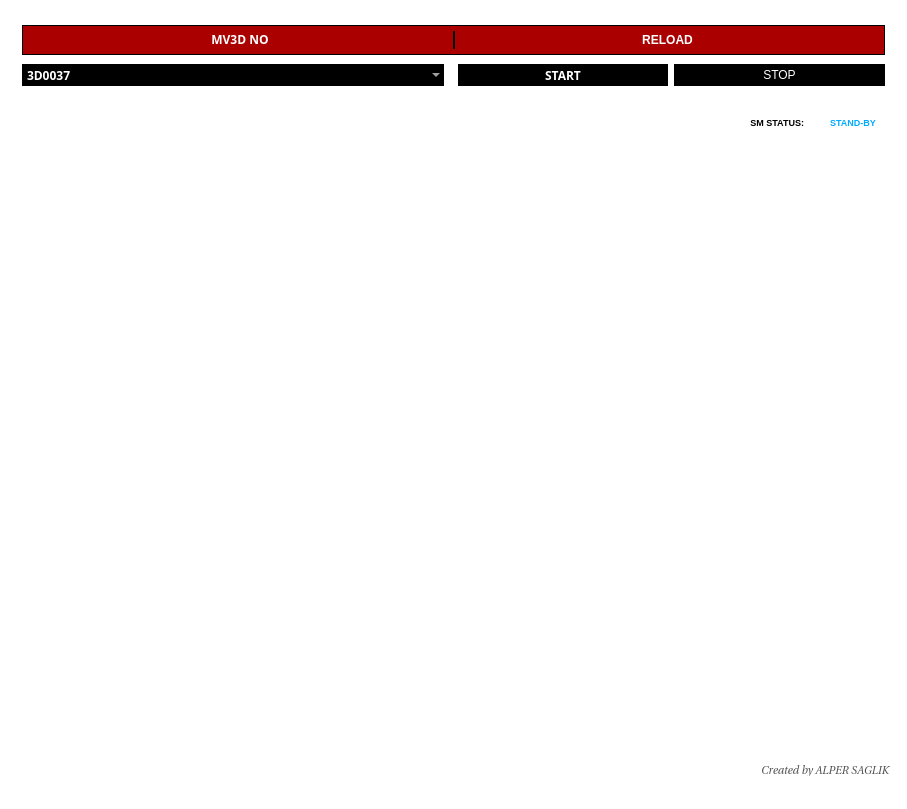
<?xml version="1.0" encoding="UTF-8"?>
<ui version="4.0">
 <class>MainWindow</class>
 <widget class="QMainWindow" name="MainWindow">
  <property name="geometry">
   <rect>
    <x>0</x>
    <y>0</y>
    <width>907</width>
    <height>809</height>
   </rect>
  </property>
  <property name="minimumSize">
   <size>
    <width>907</width>
    <height>756</height>
   </size>
  </property>
  <property name="windowTitle">
   <string>SYSTEM MONITOR</string>
  </property>
  <property name="styleSheet">
   <string notr="true">background-color: rgb(255, 255, 255);</string>
  </property>
  <widget class="QWidget" name="centralWidget">
   <layout class="QGridLayout" name="gridLayout">
    <item row="2" column="0" colspan="4">
     <widget class="QWidget" name="widget_3" native="true">
      <property name="styleSheet">
       <string notr="true">background-image: url(:/imag/sm_mv3d_mdf.jpg);
background-repeat: no-repeat;</string>
      </property>
      <widget class="QPushButton" name="button_hvps1">
       <property name="geometry">
        <rect>
         <x>128</x>
         <y>225</y>
         <width>66</width>
         <height>43</height>
        </rect>
       </property>
       <property name="focusPolicy">
        <enum>Qt::NoFocus</enum>
       </property>
       <property name="styleSheet">
        <string notr="true">background-image: url(:/imag/hvps.png);
background-repeat: no-repeat;
border: 0px;
</string>
       </property>
       <property name="text">
        <string/>
       </property>
       <property name="flat">
        <bool>false</bool>
       </property>
      </widget>
      <widget class="QPushButton" name="button_dcb_2">
       <property name="geometry">
        <rect>
         <x>328</x>
         <y>54</y>
         <width>73</width>
         <height>148</height>
        </rect>
       </property>
       <property name="focusPolicy">
        <enum>Qt::NoFocus</enum>
       </property>
       <property name="styleSheet">
        <string notr="true">background-repeat: no-repeat;
background-image: url(:/imag/dcb_2.png);
border: 0px;</string>
       </property>
       <property name="text">
        <string/>
       </property>
      </widget>
      <widget class="QPushButton" name="button_hvps3">
       <property name="geometry">
        <rect>
         <x>494</x>
         <y>226</y>
         <width>64</width>
         <height>42</height>
        </rect>
       </property>
       <property name="focusPolicy">
        <enum>Qt::NoFocus</enum>
       </property>
       <property name="styleSheet">
        <string notr="true">background-image: url(:/imag/hvps_3.png);
background-repeat: no-repeat;
border: 0px;</string>
       </property>
       <property name="text">
        <string/>
       </property>
       <property name="flat">
        <bool>false</bool>
       </property>
      </widget>
      <widget class="QPushButton" name="button_hvps2">
       <property name="geometry">
        <rect>
         <x>701</x>
         <y>540</y>
         <width>68</width>
         <height>44</height>
        </rect>
       </property>
       <property name="focusPolicy">
        <enum>Qt::NoFocus</enum>
       </property>
       <property name="styleSheet">
        <string notr="true">background-image: url(:/imag/hvps_2.png);
background-repeat: no-repeat;
border: 0px;
</string>
       </property>
       <property name="text">
        <string/>
       </property>
       <property name="flat">
        <bool>false</bool>
       </property>
      </widget>
      <widget class="QPushButton" name="button_chiller">
       <property name="geometry">
        <rect>
         <x>268</x>
         <y>527</y>
         <width>68</width>
         <height>62</height>
        </rect>
       </property>
       <property name="focusPolicy">
        <enum>Qt::NoFocus</enum>
       </property>
       <property name="styleSheet">
        <string notr="true">background-image: url(:/imag/chiller.png);
background-repeat: no-repeat;
border: 0px;</string>
       </property>
       <property name="text">
        <string/>
       </property>
       <property name="flat">
        <bool>false</bool>
       </property>
      </widget>
      <widget class="QPushButton" name="button_pdu_right">
       <property name="geometry">
        <rect>
         <x>736</x>
         <y>216</y>
         <width>68</width>
         <height>51</height>
        </rect>
       </property>
       <property name="focusPolicy">
        <enum>Qt::NoFocus</enum>
       </property>
       <property name="styleSheet">
        <string notr="true">background-image: url(:/imag/pdu_right.png);
background-repeat: no-repeat;
border: 0px;
</string>
       </property>
       <property name="text">
        <string/>
       </property>
       <property name="flat">
        <bool>false</bool>
       </property>
      </widget>
      <widget class="QPushButton" name="button_pdu_left">
       <property name="geometry">
        <rect>
         <x>93</x>
         <y>533</y>
         <width>66</width>
         <height>51</height>
        </rect>
       </property>
       <property name="focusPolicy">
        <enum>Qt::NoFocus</enum>
       </property>
       <property name="styleSheet">
        <string notr="true">background-image: url(:/imag/pdu_left.png);
background-repeat: no-repeat;
border: 0px;
</string>
       </property>
       <property name="text">
        <string/>
       </property>
       <property name="flat">
        <bool>false</bool>
       </property>
      </widget>
      <widget class="QPushButton" name="button_sdb">
       <property name="geometry">
        <rect>
         <x>277</x>
         <y>83</y>
         <width>47</width>
         <height>63</height>
        </rect>
       </property>
       <property name="focusPolicy">
        <enum>Qt::NoFocus</enum>
       </property>
       <property name="styleSheet">
        <string notr="true">background-image: url(:/imag/sdb.png);
background-repeat: no-repeat;
border: 0px;</string>
       </property>
       <property name="text">
        <string/>
       </property>
       <property name="flat">
        <bool>false</bool>
       </property>
      </widget>
      <widget class="QPushButton" name="button_systic">
       <property name="geometry">
        <rect>
         <x>606</x>
         <y>97</y>
         <width>38</width>
         <height>42</height>
        </rect>
       </property>
       <property name="focusPolicy">
        <enum>Qt::NoFocus</enum>
       </property>
       <property name="styleSheet">
        <string notr="true">background-image: url(:/imag/systic.png);
background-repeat: no-repeat;
border: 0px;
</string>
       </property>
       <property name="text">
        <string/>
       </property>
       <property name="flat">
        <bool>false</bool>
       </property>
      </widget>
      <widget class="QPushButton" name="button_dcb_4">
       <property name="geometry">
        <rect>
         <x>401</x>
         <y>54</y>
         <width>68</width>
         <height>148</height>
        </rect>
       </property>
       <property name="focusPolicy">
        <enum>Qt::NoFocus</enum>
       </property>
       <property name="styleSheet">
        <string notr="true">background-repeat: no-repeat;
background-image: url(:/imag/dcb_4.png);
border: 0px;</string>
       </property>
       <property name="text">
        <string/>
       </property>
      </widget>
      <widget class="QPushButton" name="button_dcb_6">
       <property name="geometry">
        <rect>
         <x>478</x>
         <y>54</y>
         <width>87</width>
         <height>148</height>
        </rect>
       </property>
       <property name="focusPolicy">
        <enum>Qt::NoFocus</enum>
       </property>
       <property name="styleSheet">
        <string notr="true">background-repeat: no-repeat;
background-image: url(:/imag/dcb_6.png);
border: 0px;
</string>
       </property>
       <property name="text">
        <string/>
       </property>
      </widget>
      <widget class="QPushButton" name="button_dcb_1">
       <property name="geometry">
        <rect>
         <x>547</x>
         <y>371</y>
         <width>67</width>
         <height>136</height>
        </rect>
       </property>
       <property name="focusPolicy">
        <enum>Qt::NoFocus</enum>
       </property>
       <property name="styleSheet">
        <string notr="true">background-repeat: no-repeat;
background-image: url(:/imag/dcb_1.png);
border: 0px;
</string>
       </property>
       <property name="text">
        <string/>
       </property>
      </widget>
      <widget class="QPushButton" name="button_dcb_3">
       <property name="geometry">
        <rect>
         <x>425</x>
         <y>371</y>
         <width>115</width>
         <height>147</height>
        </rect>
       </property>
       <property name="focusPolicy">
        <enum>Qt::NoFocus</enum>
       </property>
       <property name="styleSheet">
        <string notr="true">background-repeat: no-repeat;
background-image: url(:/imag/dcb_3.png);
border: 0px;
</string>
       </property>
       <property name="text">
        <string/>
       </property>
      </widget>
      <widget class="QPushButton" name="button_dcb_5">
       <property name="geometry">
        <rect>
         <x>354</x>
         <y>371</y>
         <width>67</width>
         <height>147</height>
        </rect>
       </property>
       <property name="focusPolicy">
        <enum>Qt::NoFocus</enum>
       </property>
       <property name="styleSheet">
        <string notr="true">background-repeat: no-repeat;
background-image: url(:/imag/dcb_5.png);
border: 0px;
</string>
       </property>
       <property name="text">
        <string/>
       </property>
      </widget>
      <widget class="QPushButton" name="button_dcb_7">
       <property name="geometry">
        <rect>
         <x>286</x>
         <y>371</y>
         <width>68</width>
         <height>147</height>
        </rect>
       </property>
       <property name="focusPolicy">
        <enum>Qt::NoFocus</enum>
       </property>
       <property name="styleSheet">
        <string notr="true">background-repeat: no-repeat;
background-image: url(:/imag/dcb_7.png);
border: 0px;
</string>
       </property>
       <property name="text">
        <string/>
       </property>
      </widget>
      <zorder>button_dcb_2</zorder>
      <zorder>button_hvps3</zorder>
      <zorder>button_hvps2</zorder>
      <zorder>button_pdu_right</zorder>
      <zorder>button_pdu_left</zorder>
      <zorder>button_systic</zorder>
      <zorder>button_sdb</zorder>
      <zorder>button_dcb_4</zorder>
      <zorder>button_dcb_6</zorder>
      <zorder>button_dcb_1</zorder>
      <zorder>button_dcb_3</zorder>
      <zorder>button_dcb_5</zorder>
      <zorder>button_dcb_7</zorder>
      <zorder>button_hvps1</zorder>
      <zorder>button_chiller</zorder>
     </widget>
    </item>
    <item row="0" column="0" colspan="4">
     <widget class="QWidget" name="widget_5" native="true">
      <property name="minimumSize">
       <size>
        <width>0</width>
        <height>90</height>
       </size>
      </property>
      <property name="maximumSize">
       <size>
        <width>16777215</width>
        <height>90</height>
       </size>
      </property>
      <property name="styleSheet">
       <string notr="true">background-color: rgb(98, 98, 98);
background-color: rgb(255, 255, 255);
border: 0px solid black;</string>
      </property>
      <layout class="QGridLayout" name="gridLayout_2">
       <item row="0" column="0" colspan="5">
        <widget class="QWidget" name="widget" native="true">
         <property name="maximumSize">
          <size>
           <width>16777215</width>
           <height>30</height>
          </size>
         </property>
         <property name="styleSheet">
          <string notr="true">color: rgb(255, 255, 255);
background-color: rgb(170, 0, 0);
font: 75 bold 12pt &quot;Sans Serif&quot;;
border: 1px solid black</string>
         </property>
         <layout class="QGridLayout" name="gridLayout_13">
          <property name="topMargin">
           <number>6</number>
          </property>
          <property name="bottomMargin">
           <number>6</number>
          </property>
          <item row="0" column="3">
           <widget class="QLabel" name="label_reload">
            <property name="styleSheet">
             <string notr="true">font: 75 bold 12pt &quot;Sans Serif&quot;;
border: 0px</string>
            </property>
            <property name="text">
             <string>&lt;!DOCTYPE HTML PUBLIC &quot;-//W3C//DTD HTML 4.0//EN&quot; &quot;http://www.w3.org/TR/REC-html40/strict.dtd&quot;&gt;
&lt;html&gt;&lt;head&gt;&lt;meta name=&quot;qrichtext&quot; content=&quot;1&quot; /&gt;&lt;style type=&quot;text/css&quot;&gt;
p, li { white-space: pre-wrap; }
&lt;/style&gt;&lt;/head&gt;&lt;body style=&quot; font-family:'Sans Serif'; font-size:12pt; font-weight:600; font-style:normal;&quot;&gt;
&lt;table border=&quot;0&quot; style=&quot;-qt-table-type: root; margin-top:4px; margin-bottom:4px; margin-left:4px; margin-right:4px;&quot;&gt;
&lt;tr&gt;
&lt;td style=&quot;border: none;&quot;&gt;
&lt;p align=&quot;center&quot; style=&quot; margin-top:0px; margin-bottom:0px; margin-left:0px; margin-right:0px; -qt-block-indent:0; text-indent:0px;&quot;&gt;&lt;span style=&quot; font-size:9pt;&quot;&gt;RELOAD&lt;/span&gt;&lt;/p&gt;&lt;/td&gt;&lt;/tr&gt;&lt;/table&gt;&lt;/body&gt;&lt;/html&gt;</string>
            </property>
           </widget>
          </item>
          <item row="0" column="0">
           <widget class="QLabel" name="label_mv3d">
            <property name="font">
             <font>
              <family>Sans Serif</family>
              <pointsize>12</pointsize>
              <weight>75</weight>
              <italic>false</italic>
              <bold>true</bold>
             </font>
            </property>
            <property name="styleSheet">
             <string notr="true">font: 75 bold 12pt &quot;Sans Serif&quot;;
border: 0px</string>
            </property>
            <property name="text">
             <string>&lt;!DOCTYPE HTML PUBLIC &quot;-//W3C//DTD HTML 4.0//EN&quot; &quot;http://www.w3.org/TR/REC-html40/strict.dtd&quot;&gt;
&lt;html&gt;&lt;head&gt;&lt;meta name=&quot;qrichtext&quot; content=&quot;1&quot; /&gt;&lt;style type=&quot;text/css&quot;&gt;
p, li { white-space: pre-wrap; }
&lt;/style&gt;&lt;/head&gt;&lt;body style=&quot; font-family:'Sans Serif'; font-size:12pt; font-weight:600; font-style:normal;&quot;&gt;
&lt;table border=&quot;0&quot; style=&quot;-qt-table-type: root; margin-top:4px; margin-bottom:4px; margin-left:4px; margin-right:4px;&quot;&gt;
&lt;tr&gt;
&lt;td style=&quot;border: none;&quot;&gt;
&lt;p align=&quot;center&quot; style=&quot; margin-top:0px; margin-bottom:0px; margin-left:0px; margin-right:0px; -qt-block-indent:0; text-indent:0px;&quot;&gt;&lt;span style=&quot; font-size:9pt;&quot;&gt;MV3D NO&lt;/span&gt;&lt;/p&gt;&lt;/td&gt;&lt;/tr&gt;&lt;/table&gt;&lt;/body&gt;&lt;/html&gt;</string>
            </property>
           </widget>
          </item>
          <item row="0" column="1">
           <widget class="Line" name="line">
            <property name="minimumSize">
             <size>
              <width>2</width>
              <height>10</height>
             </size>
            </property>
            <property name="maximumSize">
             <size>
              <width>2</width>
              <height>25</height>
             </size>
            </property>
            <property name="styleSheet">
             <string notr="true">border: 1px solid black</string>
            </property>
            <property name="frameShadow">
             <enum>QFrame::Plain</enum>
            </property>
            <property name="lineWidth">
             <number>2</number>
            </property>
            <property name="midLineWidth">
             <number>2</number>
            </property>
            <property name="orientation">
             <enum>Qt::Vertical</enum>
            </property>
           </widget>
          </item>
         </layout>
        </widget>
       </item>
       <item row="1" column="0" colspan="2">
        <widget class="QComboBox" name="mv3d_comboBox">
         <property name="minimumSize">
          <size>
           <width>0</width>
           <height>22</height>
          </size>
         </property>
         <property name="maximumSize">
          <size>
           <width>16777215</width>
           <height>22</height>
          </size>
         </property>
         <property name="font">
          <font>
           <family>Sans Serif</family>
           <pointsize>9</pointsize>
           <weight>75</weight>
           <italic>false</italic>
           <bold>true</bold>
          </font>
         </property>
         <property name="styleSheet">
          <string notr="true">background-color: rgb(0, 0, 0);
font: bold 9pt  &quot;Sans Serif&quot;;
color: rgb(255, 255, 255);</string>
         </property>
         <property name="currentIndex">
          <number>0</number>
         </property>
         <property name="frame">
          <bool>true</bool>
         </property>
         <item>
          <property name="text">
           <string>3D0037</string>
          </property>
         </item>
         <item>
          <property name="text">
           <string>3D0040</string>
          </property>
         </item>
         <item>
          <property name="text">
           <string>3D0035</string>
          </property>
         </item>
         <item>
          <property name="text">
           <string>3D0036</string>
          </property>
         </item>
         <item>
          <property name="text">
           <string>3D0038</string>
          </property>
         </item>
         <item>
          <property name="text">
           <string>3D0039</string>
          </property>
         </item>
         <item>
          <property name="text">
           <string>3D0025</string>
          </property>
         </item>
         <item>
          <property name="text">
           <string>3D0017</string>
          </property>
         </item>
         <item>
          <property name="text">
           <string>3D0023</string>
          </property>
         </item>
         <item>
          <property name="text">
           <string>3D0022</string>
          </property>
         </item>
         <item>
          <property name="text">
           <string>3D0033</string>
          </property>
         </item>
         <item>
          <property name="text">
           <string>3D0032</string>
          </property>
         </item>
         <item>
          <property name="text">
           <string>3D0020</string>
          </property>
         </item>
         <item>
          <property name="text">
           <string>3D0028</string>
          </property>
         </item>
         <item>
          <property name="text">
           <string>3D0021</string>
          </property>
         </item>
         <item>
          <property name="text">
           <string>3D0026</string>
          </property>
         </item>
         <item>
          <property name="text">
           <string>3D0027</string>
          </property>
         </item>
         <item>
          <property name="text">
           <string>3D0024</string>
          </property>
         </item>
         <item>
          <property name="text">
           <string>3D0044</string>
          </property>
         </item>
         <item>
          <property name="text">
           <string>3D0046</string>
          </property>
         </item>
         <item>
          <property name="text">
           <string>3D0043</string>
          </property>
         </item>
         <item>
          <property name="text">
           <string>3D0045</string>
          </property>
         </item>
         <item>
          <property name="text">
           <string>3D0041</string>
          </property>
         </item>
         <item>
          <property name="text">
           <string>3D0042</string>
          </property>
         </item>
        </widget>
       </item>
       <item row="1" column="2">
        <widget class="Line" name="line_2">
         <property name="minimumSize">
          <size>
           <width>2</width>
           <height>10</height>
          </size>
         </property>
         <property name="maximumSize">
          <size>
           <width>2</width>
           <height>25</height>
          </size>
         </property>
         <property name="styleSheet">
          <string notr="true">color: rgb(255, 255, 255);</string>
         </property>
         <property name="frameShadow">
          <enum>QFrame::Plain</enum>
         </property>
         <property name="lineWidth">
          <number>2</number>
         </property>
         <property name="midLineWidth">
          <number>2</number>
         </property>
         <property name="orientation">
          <enum>Qt::Vertical</enum>
         </property>
        </widget>
       </item>
       <item row="1" column="3">
        <widget class="QPushButton" name="call_Button">
         <property name="minimumSize">
          <size>
           <width>0</width>
           <height>22</height>
          </size>
         </property>
         <property name="maximumSize">
          <size>
           <width>16777215</width>
           <height>22</height>
          </size>
         </property>
         <property name="palette">
          <palette>
           <active>
            <colorrole role="WindowText">
             <brush brushstyle="SolidPattern">
              <color alpha="255">
               <red>255</red>
               <green>255</green>
               <blue>255</blue>
              </color>
             </brush>
            </colorrole>
            <colorrole role="Button">
             <brush brushstyle="SolidPattern">
              <color alpha="255">
               <red>0</red>
               <green>0</green>
               <blue>0</blue>
              </color>
             </brush>
            </colorrole>
            <colorrole role="Text">
             <brush brushstyle="SolidPattern">
              <color alpha="255">
               <red>255</red>
               <green>255</green>
               <blue>255</blue>
              </color>
             </brush>
            </colorrole>
            <colorrole role="ButtonText">
             <brush brushstyle="SolidPattern">
              <color alpha="255">
               <red>255</red>
               <green>255</green>
               <blue>255</blue>
              </color>
             </brush>
            </colorrole>
            <colorrole role="Base">
             <brush brushstyle="SolidPattern">
              <color alpha="255">
               <red>0</red>
               <green>0</green>
               <blue>0</blue>
              </color>
             </brush>
            </colorrole>
            <colorrole role="Window">
             <brush brushstyle="SolidPattern">
              <color alpha="255">
               <red>0</red>
               <green>0</green>
               <blue>0</blue>
              </color>
             </brush>
            </colorrole>
           </active>
           <inactive>
            <colorrole role="WindowText">
             <brush brushstyle="SolidPattern">
              <color alpha="255">
               <red>255</red>
               <green>255</green>
               <blue>255</blue>
              </color>
             </brush>
            </colorrole>
            <colorrole role="Button">
             <brush brushstyle="SolidPattern">
              <color alpha="255">
               <red>0</red>
               <green>0</green>
               <blue>0</blue>
              </color>
             </brush>
            </colorrole>
            <colorrole role="Text">
             <brush brushstyle="SolidPattern">
              <color alpha="255">
               <red>255</red>
               <green>255</green>
               <blue>255</blue>
              </color>
             </brush>
            </colorrole>
            <colorrole role="ButtonText">
             <brush brushstyle="SolidPattern">
              <color alpha="255">
               <red>255</red>
               <green>255</green>
               <blue>255</blue>
              </color>
             </brush>
            </colorrole>
            <colorrole role="Base">
             <brush brushstyle="SolidPattern">
              <color alpha="255">
               <red>0</red>
               <green>0</green>
               <blue>0</blue>
              </color>
             </brush>
            </colorrole>
            <colorrole role="Window">
             <brush brushstyle="SolidPattern">
              <color alpha="255">
               <red>0</red>
               <green>0</green>
               <blue>0</blue>
              </color>
             </brush>
            </colorrole>
           </inactive>
           <disabled>
            <colorrole role="WindowText">
             <brush brushstyle="SolidPattern">
              <color alpha="255">
               <red>255</red>
               <green>255</green>
               <blue>255</blue>
              </color>
             </brush>
            </colorrole>
            <colorrole role="Button">
             <brush brushstyle="SolidPattern">
              <color alpha="255">
               <red>0</red>
               <green>0</green>
               <blue>0</blue>
              </color>
             </brush>
            </colorrole>
            <colorrole role="Text">
             <brush brushstyle="SolidPattern">
              <color alpha="255">
               <red>255</red>
               <green>255</green>
               <blue>255</blue>
              </color>
             </brush>
            </colorrole>
            <colorrole role="ButtonText">
             <brush brushstyle="SolidPattern">
              <color alpha="255">
               <red>255</red>
               <green>255</green>
               <blue>255</blue>
              </color>
             </brush>
            </colorrole>
            <colorrole role="Base">
             <brush brushstyle="SolidPattern">
              <color alpha="255">
               <red>0</red>
               <green>0</green>
               <blue>0</blue>
              </color>
             </brush>
            </colorrole>
            <colorrole role="Window">
             <brush brushstyle="SolidPattern">
              <color alpha="255">
               <red>0</red>
               <green>0</green>
               <blue>0</blue>
              </color>
             </brush>
            </colorrole>
           </disabled>
          </palette>
         </property>
         <property name="font">
          <font>
           <family>Sans Serif</family>
           <pointsize>9</pointsize>
           <weight>75</weight>
           <italic>false</italic>
           <bold>true</bold>
          </font>
         </property>
         <property name="styleSheet">
          <string notr="true">background-color: rgb(0, 0, 0);
font: bold 9pt  &quot;Sans Serif&quot;;
color: rgb(255, 255, 255);</string>
         </property>
         <property name="text">
          <string>START</string>
         </property>
        </widget>
       </item>
       <item row="1" column="4">
        <widget class="QPushButton" name="stop_button">
         <property name="minimumSize">
          <size>
           <width>0</width>
           <height>22</height>
          </size>
         </property>
         <property name="styleSheet">
          <string notr="true">background-color: rgb(0, 0, 0);
font: bold 9pt  &quot;Sans Serif&quot;;
color: rgb(255, 255, 255);</string>
         </property>
         <property name="text">
          <string>STOP</string>
         </property>
        </widget>
       </item>
      </layout>
     </widget>
    </item>
    <item row="1" column="0" colspan="2">
     <widget class="QLabel" name="mv3dNo_label">
      <property name="maximumSize">
       <size>
        <width>16777215</width>
        <height>30</height>
       </size>
      </property>
      <property name="font">
       <font>
        <pointsize>12</pointsize>
        <weight>75</weight>
        <italic>false</italic>
        <bold>true</bold>
       </font>
      </property>
      <property name="text">
       <string/>
      </property>
      <property name="alignment">
       <set>Qt::AlignCenter</set>
      </property>
     </widget>
    </item>
    <item row="1" column="3">
     <widget class="QLabel" name="state_label">
      <property name="maximumSize">
       <size>
        <width>86</width>
        <height>16777215</height>
       </size>
      </property>
      <property name="font">
       <font>
        <pointsize>7</pointsize>
        <weight>75</weight>
        <bold>true</bold>
       </font>
      </property>
      <property name="styleSheet">
       <string notr="true">color: rgb(0, 170, 255);</string>
      </property>
      <property name="text">
       <string>STAND-BY</string>
      </property>
      <property name="alignment">
       <set>Qt::AlignCenter</set>
      </property>
     </widget>
    </item>
    <item row="1" column="2">
     <widget class="QLabel" name="label_state">
      <property name="maximumSize">
       <size>
        <width>70</width>
        <height>16777215</height>
       </size>
      </property>
      <property name="font">
       <font>
        <pointsize>7</pointsize>
        <weight>75</weight>
        <bold>true</bold>
       </font>
      </property>
      <property name="text">
       <string>SM STATUS:</string>
      </property>
      <property name="alignment">
       <set>Qt::AlignRight|Qt::AlignTrailing|Qt::AlignVCenter</set>
      </property>
     </widget>
    </item>
    <item row="3" column="0" colspan="4">
     <widget class="QLabel" name="Creator_Label">
      <property name="maximumSize">
       <size>
        <width>16777215</width>
        <height>12</height>
       </size>
      </property>
      <property name="font">
       <font>
        <family>Utopia</family>
        <pointsize>8</pointsize>
        <weight>50</weight>
        <italic>true</italic>
        <bold>false</bold>
       </font>
      </property>
      <property name="styleSheet">
       <string notr="true">font: italic 8pt &quot;Utopia&quot;;
color: rgb(80, 80, 80);
</string>
      </property>
      <property name="text">
       <string>Created by ALPER SAGLIK   </string>
      </property>
      <property name="alignment">
       <set>Qt::AlignRight|Qt::AlignTrailing|Qt::AlignVCenter</set>
      </property>
     </widget>
    </item>
   </layout>
  </widget>
  <widget class="QMenuBar" name="menuBar">
   <property name="geometry">
    <rect>
     <x>0</x>
     <y>0</y>
     <width>907</width>
     <height>23</height>
    </rect>
   </property>
  </widget>
  <widget class="QStatusBar" name="statusBar"/>
 </widget>
 <layoutdefault spacing="6" margin="11"/>
 <resources/>
 <connections/>
</ui>
